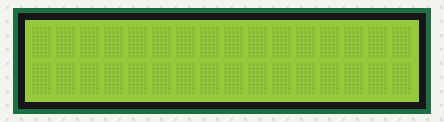
Recording of a sketch running on a simulated Arduino Mega 2560, built with avr-gcc and run on an emulated ATmega2560. On the bench: 16×2 character LCD.

Above: at 0.1 s.
At 1.1 s:
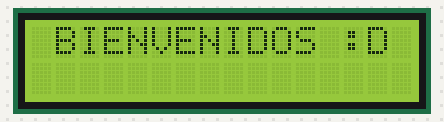
At 2.1 s:
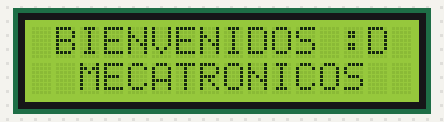

The sketch:

lcd.ino
```cpp
#include <LiquidCrystal.h>
LiquidCrystal lcd (30, 31, 34, 35, 36, 37);//Rs, E, d4,d5,d6,d7. I pin RW se conecta a negativo

void setup() {
 lcd.begin (16, 2); //columnas, filas
 lcd.clear ();
}

void loop() {
  delay (1000);
 lcd.setCursor (1, 0); //columnas, filas
 lcd.print ("BIENVENIDOS :D");
 delay(1000);
 lcd.setCursor (2, 1);
 lcd.print ("MECATRONICOS");
 delay(1000);
 lcd.clear();

}
```

Measured:
- by itself, everything shown: repeats every 3.0 s, in 3 steps
- what the display in image 1 shows lasts 1.0 s, from 1.1 s to 2.1 s
